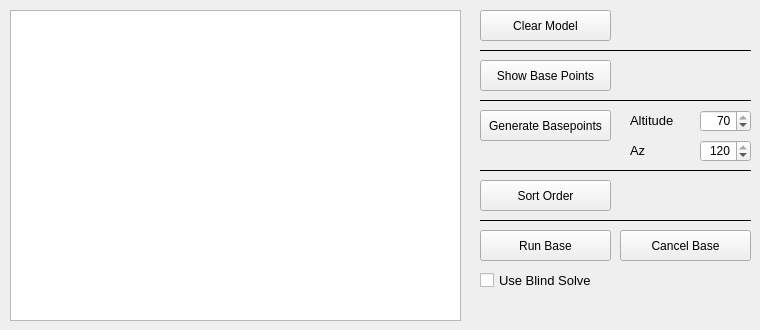
   <widget class="QWidget" name="tab_6">
    <attribute name="title">
     <string>Model Base</string>
    </attribute>
    <widget class="QPushButton" name="btn_runBaseModel">
     <property name="geometry">
      <rect>
       <x>480</x>
       <y>230</y>
       <width>131</width>
       <height>31</height>
      </rect>
     </property>
     <property name="toolTip">
      <string>Runs the base model, if ther are any points</string>
     </property>
     <property name="text">
      <string>Run Base</string>
     </property>
    </widget>
    <widget class="QPushButton" name="btn_sortBasePoints">
     <property name="geometry">
      <rect>
       <x>480</x>
       <y>180</y>
       <width>131</width>
       <height>31</height>
      </rect>
     </property>
     <property name="toolTip">
      <string>Sort the order of der model points from East to West Low to High Altitude</string>
     </property>
     <property name="text">
      <string>Sort Order</string>
     </property>
    </widget>
    <widget class="QCheckBox" name="checkUseBlindSolve">
     <property name="geometry">
      <rect>
       <x>480</x>
       <y>270</y>
       <width>131</width>
       <height>20</height>
      </rect>
     </property>
     <property name="font">
      <font>
       <pointsize>10</pointsize>
      </font>
     </property>
     <property name="toolTip">
      <string>If checked, a blind solve would be made (needs internet connection)</string>
     </property>
     <property name="text">
      <string>Use Blind Solve</string>
     </property>
    </widget>
    <widget class="QGraphicsView" name="modelBasePointsPlot">
     <property name="geometry">
      <rect>
       <x>10</x>
       <y>10</y>
       <width>451</width>
       <height>311</height>
      </rect>
     </property>
     <property name="cursor" stdset="0">
      <cursorShape>CrossCursor</cursorShape>
     </property>
     <property name="autoFillBackground">
      <bool>true</bool>
     </property>
     <property name="frameShadow">
      <enum>QFrame::Plain</enum>
     </property>
     <property name="sceneRect">
      <rectf>
       <x>0.000000000000000</x>
       <y>0.000000000000000</y>
       <width>449.000000000000000</width>
       <height>309.000000000000000</height>
      </rectf>
     </property>
    </widget>
    <widget class="QPushButton" name="btn_clearAlignmentModel">
     <property name="geometry">
      <rect>
       <x>480</x>
       <y>10</y>
       <width>131</width>
       <height>31</height>
      </rect>
     </property>
     <property name="toolTip">
      <string>Clear the model in mount. Can't be revised.</string>
     </property>
     <property name="text">
      <string>Clear Model</string>
     </property>
    </widget>
    <widget class="QPushButton" name="btn_loadBasePoints">
     <property name="geometry">
      <rect>
       <x>480</x>
       <y>60</y>
       <width>131</width>
       <height>31</height>
      </rect>
     </property>
     <property name="toolTip">
      <string>Shows the base points of model point file</string>
     </property>
     <property name="text">
      <string>Show Base Points</string>
     </property>
    </widget>
    <widget class="Line" name="line_23">
     <property name="geometry">
      <rect>
       <x>480</x>
       <y>40</y>
       <width>271</width>
       <height>21</height>
      </rect>
     </property>
     <property name="frameShadow">
      <enum>QFrame::Plain</enum>
     </property>
     <property name="orientation">
      <enum>Qt::Horizontal</enum>
     </property>
    </widget>
    <widget class="Line" name="line_24">
     <property name="geometry">
      <rect>
       <x>480</x>
       <y>160</y>
       <width>271</width>
       <height>21</height>
      </rect>
     </property>
     <property name="frameShadow">
      <enum>QFrame::Plain</enum>
     </property>
     <property name="orientation">
      <enum>Qt::Horizontal</enum>
     </property>
    </widget>
    <widget class="Line" name="line_26">
     <property name="geometry">
      <rect>
       <x>480</x>
       <y>210</y>
       <width>271</width>
       <height>21</height>
      </rect>
     </property>
     <property name="frameShadow">
      <enum>QFrame::Plain</enum>
     </property>
     <property name="orientation">
      <enum>Qt::Horizontal</enum>
     </property>
    </widget>
    <widget class="Line" name="line_28">
     <property name="geometry">
      <rect>
       <x>480</x>
       <y>90</y>
       <width>271</width>
       <height>21</height>
      </rect>
     </property>
     <property name="frameShadow">
      <enum>QFrame::Plain</enum>
     </property>
     <property name="orientation">
      <enum>Qt::Horizontal</enum>
     </property>
    </widget>
    <widget class="QPushButton" name="btn_generateBasePoints">
     <property name="geometry">
      <rect>
       <x>480</x>
       <y>110</y>
       <width>131</width>
       <height>31</height>
      </rect>
     </property>
     <property name="toolTip">
      <string>Generates Basepoint based on Altitude and AZ</string>
     </property>
     <property name="text">
      <string>Generate Basepoints</string>
     </property>
    </widget>
    <widget class="QDoubleSpinBox" name="azimutBase">
     <property name="geometry">
      <rect>
       <x>700</x>
       <y>140</y>
       <width>51</width>
       <height>22</height>
      </rect>
     </property>
     <property name="alignment">
      <set>Qt::AlignRight|Qt::AlignTrailing|Qt::AlignVCenter</set>
     </property>
     <property name="decimals">
      <number>0</number>
     </property>
     <property name="maximum">
      <double>120.000000000000000</double>
     </property>
     <property name="singleStep">
      <double>1.000000000000000</double>
     </property>
     <property name="value">
      <double>120.000000000000000</double>
     </property>
    </widget>
    <widget class="QDoubleSpinBox" name="altitudeBase">
     <property name="geometry">
      <rect>
       <x>700</x>
       <y>110</y>
       <width>51</width>
       <height>22</height>
      </rect>
     </property>
     <property name="alignment">
      <set>Qt::AlignRight|Qt::AlignTrailing|Qt::AlignVCenter</set>
     </property>
     <property name="decimals">
      <number>0</number>
     </property>
     <property name="minimum">
      <double>20.000000000000000</double>
     </property>
     <property name="maximum">
      <double>70.000000000000000</double>
     </property>
     <property name="singleStep">
      <double>1.000000000000000</double>
     </property>
     <property name="value">
      <double>70.000000000000000</double>
     </property>
    </widget>
    <widget class="QLabel" name="label_170">
     <property name="geometry">
      <rect>
       <x>630</x>
       <y>110</y>
       <width>51</width>
       <height>21</height>
      </rect>
     </property>
     <property name="font">
      <font>
       <pointsize>10</pointsize>
      </font>
     </property>
     <property name="text">
      <string>Altitude</string>
     </property>
    </widget>
    <widget class="QLabel" name="label_171">
     <property name="geometry">
      <rect>
       <x>630</x>
       <y>140</y>
       <width>51</width>
       <height>21</height>
      </rect>
     </property>
     <property name="font">
      <font>
       <pointsize>10</pointsize>
      </font>
     </property>
     <property name="text">
      <string>Az</string>
     </property>
    </widget>
    <widget class="QPushButton" name="btn_cancelBaseModel">
     <property name="geometry">
      <rect>
       <x>620</x>
       <y>230</y>
       <width>131</width>
       <height>31</height>
      </rect>
     </property>
     <property name="toolTip">
      <string>Cancels the base run in the next ful cycle</string>
     </property>
     <property name="text">
      <string>Cancel Base</string>
     </property>
    </widget>
   </widget>
